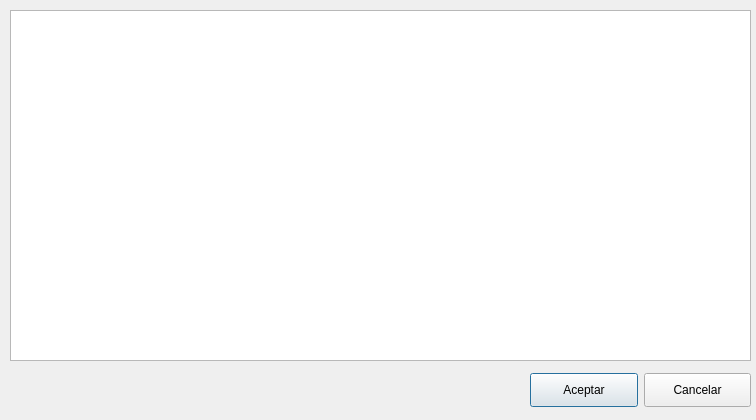
<?xml version="1.0" encoding="UTF-8"?>
<ui version="4.0">
 <class>FrmBuscarPoblacion</class>
 <widget class="QDialog" name="FrmBuscarPoblacion">
  <property name="geometry">
   <rect>
    <x>0</x>
    <y>0</y>
    <width>756</width>
    <height>420</height>
   </rect>
  </property>
  <property name="windowTitle">
   <string>Buscar Población</string>
  </property>
  <property name="windowIcon">
   <iconset resource="terra.qrc">
    <normaloff>:/Icons/PNG/terra.png</normaloff>:/Icons/PNG/terra.png</iconset>
  </property>
  <widget class="QTableView" name="ListaPoblaciones">
   <property name="geometry">
    <rect>
     <x>10</x>
     <y>10</y>
     <width>741</width>
     <height>351</height>
    </rect>
   </property>
  </widget>
  <widget class="QWidget" name="layoutWidget">
   <property name="geometry">
    <rect>
     <x>530</x>
     <y>370</y>
     <width>221</width>
     <height>41</height>
    </rect>
   </property>
   <layout class="QHBoxLayout" name="horizontalLayout">
    <item>
     <widget class="QPushButton" name="btnAceptar">
      <property name="minimumSize">
       <size>
        <width>0</width>
        <height>34</height>
       </size>
      </property>
      <property name="text">
       <string>Aceptar</string>
      </property>
      <property name="icon">
       <iconset resource="terra.qrc">
        <normaloff>:/Icons/PNG/star.png</normaloff>:/Icons/PNG/star.png</iconset>
      </property>
     </widget>
    </item>
    <item>
     <widget class="QPushButton" name="btnCancelar">
      <property name="minimumSize">
       <size>
        <width>0</width>
        <height>34</height>
       </size>
      </property>
      <property name="text">
       <string>Cancelar</string>
      </property>
      <property name="icon">
       <iconset resource="terra.qrc">
        <normaloff>:/Icons/PNG/error.png</normaloff>:/Icons/PNG/error.png</iconset>
      </property>
     </widget>
    </item>
   </layout>
  </widget>
 </widget>
 <tabstops>
  <tabstop>ListaPoblaciones</tabstop>
  <tabstop>btnAceptar</tabstop>
  <tabstop>btnCancelar</tabstop>
 </tabstops>
 <resources>
  <include location="terra.qrc"/>
 </resources>
 <connections>
  <connection>
   <sender>btnAceptar</sender>
   <signal>clicked()</signal>
   <receiver>FrmBuscarPoblacion</receiver>
   <slot>accept()</slot>
   <hints>
    <hint type="sourcelabel">
     <x>587</x>
     <y>388</y>
    </hint>
    <hint type="destinationlabel">
     <x>455</x>
     <y>376</y>
    </hint>
   </hints>
  </connection>
  <connection>
   <sender>btnCancelar</sender>
   <signal>clicked()</signal>
   <receiver>FrmBuscarPoblacion</receiver>
   <slot>close()</slot>
   <hints>
    <hint type="sourcelabel">
     <x>697</x>
     <y>388</y>
    </hint>
    <hint type="destinationlabel">
     <x>346</x>
     <y>369</y>
    </hint>
   </hints>
  </connection>
 </connections>
</ui>
